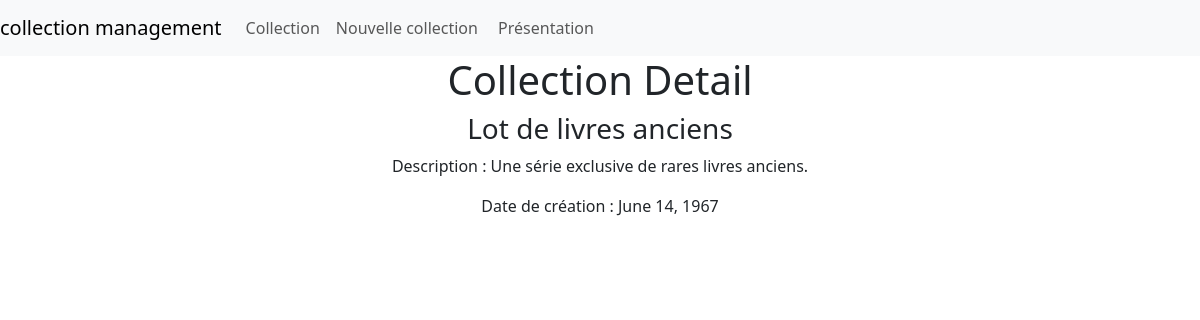
Screenshot of /collec/4/ with the database file from the repository.
### collec_management/models.py (models this page shows, shortened)
class Collec ( models . Model ):
    title = models.CharField(max_length=100, null=False, blank=False)
    description = models.TextField(null=False, blank=False)
    creation_date = models.DateField(null=False, blank=False)

### collec_management/views.py (the view)
# urls.py: path('collec/<int:id>/', views.collection_detail, name='collection_detail'),
def collection_detail(request, id):
    collection = get_object_or_404(Collec, id=id)
    return render(request, 'collec_management/collection_detail.html', {'collection': collection})

### collec_management/templates/collec_management/collection_detail.html
{% extends "collec_management/main.html" %}
{% load django_bootstrap5 %}
{% block title %}<div class = "text-center">Collection Detail</div>{% endblock %}
{% block content %}
<div class="text-center ">
    <h3>{{ collection.title }}</h3>
    <p>Description : {{ collection.description }}</p>
    <p>Date de création : {{ collection.creation_date }}</p>
</div>
{% endblock %}

### rows the page displays
Collec: title "Lot de livres anciens", description "Une série exclusive de rares livres anciens.", creation_date "June 14, 1967"
